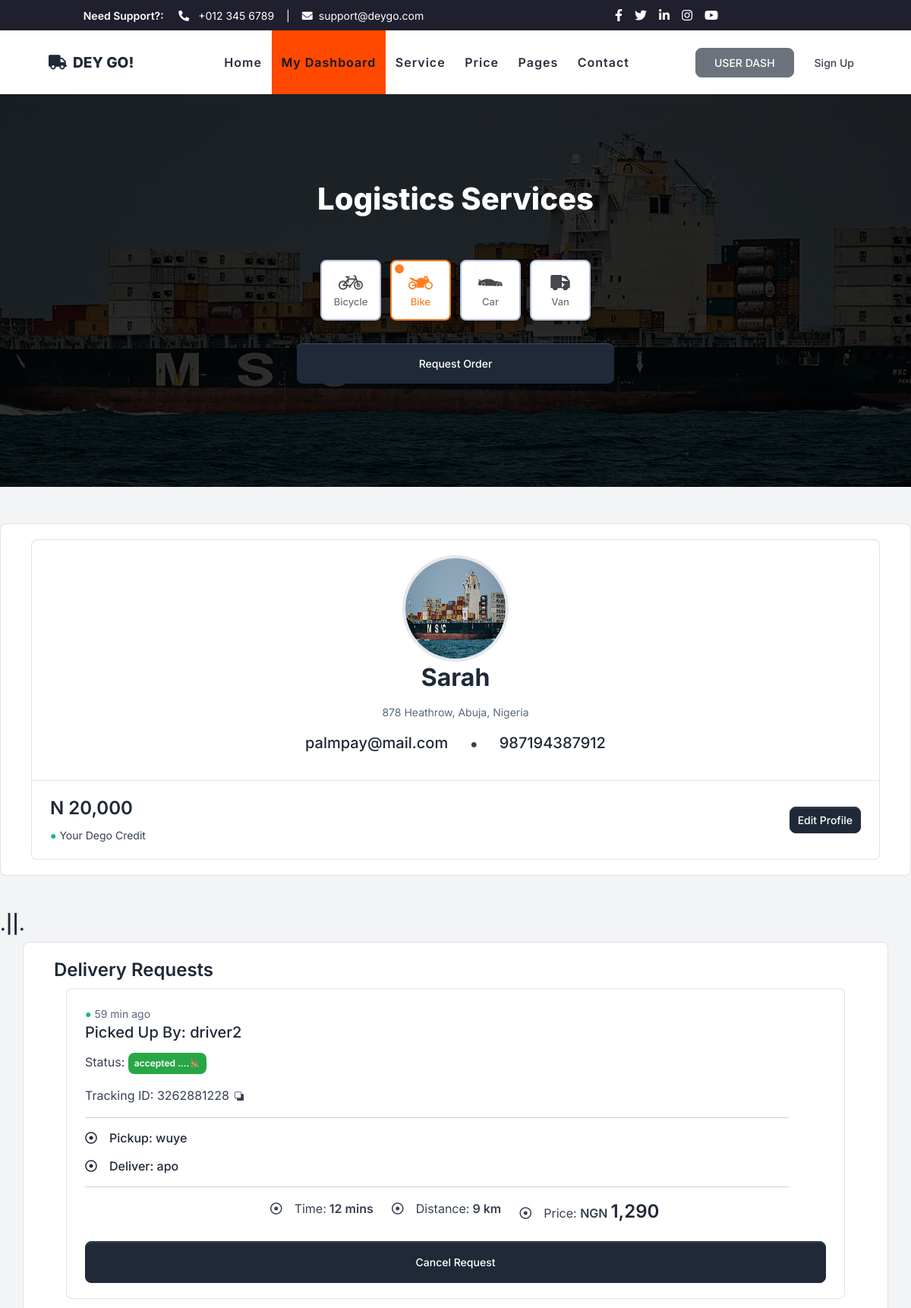
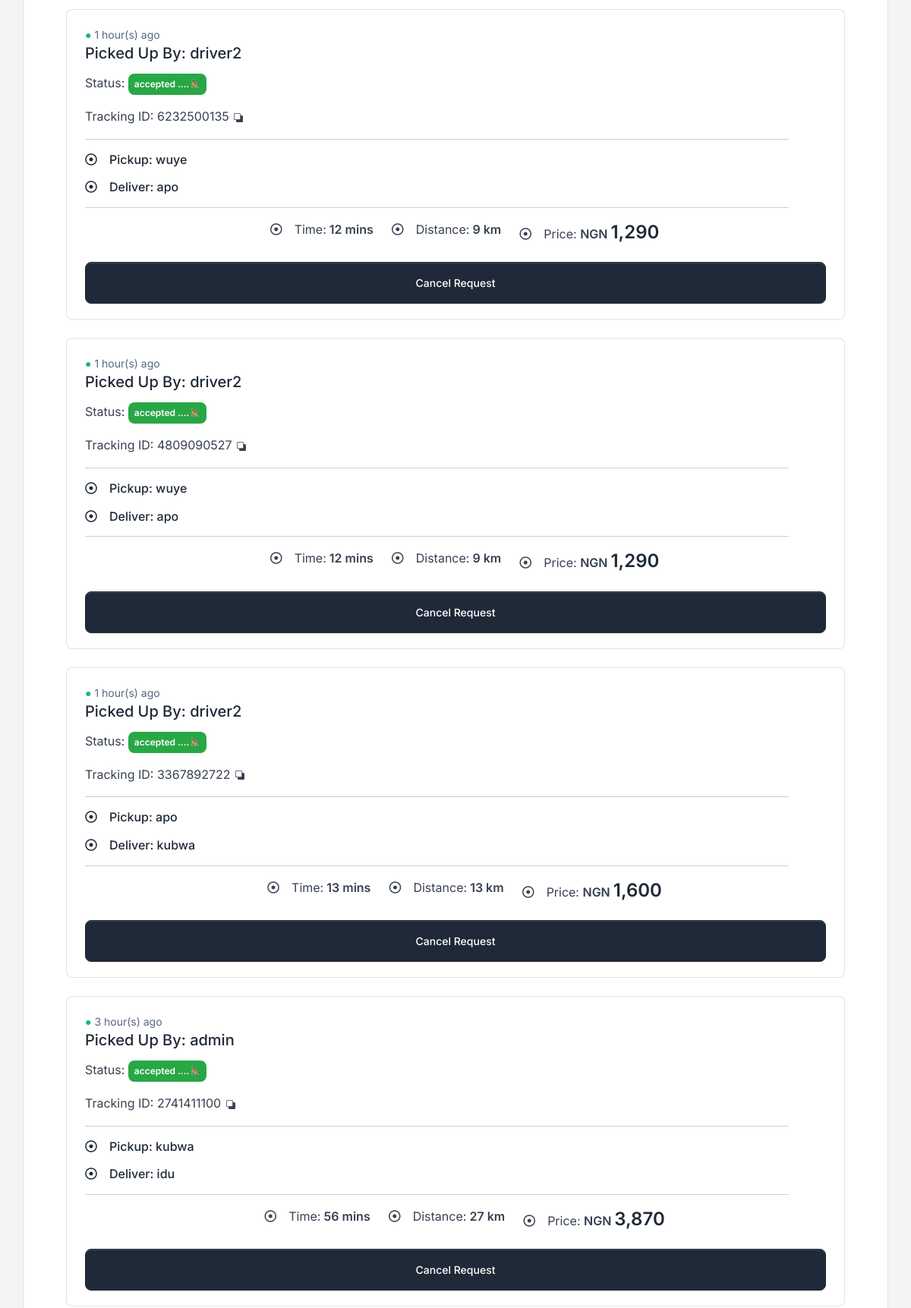
Screenshot of /user-dash (signed in, upper part) with the database file from the repository (2 pictures, top to bottom).
### auth.py (models this page shows, shortened)
class UserSignup(db.Model, UserMixin):
    __tablename__ = 'usersignup'
    id = db.Column(db.Integer, primary_key=True)
    full_name = db.Column(db.String)
    address = db.Column(db.String)
    phone = db.Column(db.Integer, unique=True, nullable=False)
    email = db.Column(db.String, unique=True, nullable=False)
    password = db.Column(db.String)
    con_password = db.Column(db.String)
    user = db.relationship('Orders', backref='order')

class Orders(db.Model):
    id = db.Column(db.Integer, primary_key=True)
    pickup = db.Column(db.String)
    dropoff = db.Column(db.String)
    delivery_time = db.Column(db.String)
    delivery_distance = db.Column(db.String)
    delivery_cost = db.Column(db.String)
    pickup_coord = db.Column(db.String)
    dropoff_coord = db.Column(db.String)
    placed_by = db.Column(db.String) #placed_by=current_user.name
    placed_by_id = db.Column(db.String) #placed_by=current_user.id
    time_created = db.Column(db.DateTime, default=datetime.now)
    track_id = db.Column(db.String, default=ran_id)
    status = db.Column(db.String(20), default='pending')
    driver_id = db.Column(db.Integer, db.ForeignKey('partnersignup.id'))
    user_id = db.Column(db.Integer, db.ForeignKey('usersignup.id'))
    accepted_by = db.Column(db.String)

class PartnerSignup(db.Model, UserMixin):
    __tablename__ = 'partnersignup'
    id = db.Column(db.Integer, primary_key=True)
    username = db.Column(db.String)
    email = db.Column(db.String, unique=True, nullable=False)
    password = db.Column(db.String)
    con_password = db.Column(db.String)
    driver_lat = db.Column(db.String)
    driver_lon = db.Column(db.String)
    driver = db.relationship('Orders', backref='partner')

### auth.py (the view, shortened to what this page needs)
@app.route("/user-dash", methods=["POST", "GET"])
@login_required
def user_dash():
    condition = True
    if session['type'] != 'user':
        flash("You currently do not have permission to access this page!", category='error')
        return redirect(url_for('home'))
    user_id = current_user.id
    order_qry = Orders.query.filter(Orders.order.has(id=user_id)).order_by(Orders.id.desc()).all()
    basecharge = 300
    cost_per_min = 30
    cost_per_km = 70
    timestamp = datetime.now()
    form = RequestOrderForm(request.form)
    return render_template("user-dash.html",
                           order_qry=order_qry,
                           form=form,
                           timestamp=timestamp,
                           condition=condition)

### auth.py (called while the page is built)
@login_manager.user_loader
def load_user(user_id):
    type = session.get('type')
    if type == 'user':
        user = UserSignup.query.get(int(user_id))
    elif type == 'partner':
        user = PartnerSignup.query.get(int(user_id))
    else:
        user = None
    return user

def total_seconds_filter(td):
    return td.total_seconds()

### templates/user-dash.html (shortened to what this page needs)
<!DOCTYPE html>
<html lang="en">
<head>
    <link href='https://api.tiles.mapbox.com/mapbox-gl-js/v2.13.0/mapbox-gl.css' rel='stylesheet' />
    <link rel="stylesheet" href="https://cdn.jsdelivr.net/npm/bootstrap-icons@1.10.5/font/bootstrap-icons.css">
    <link href="https://cdnjs.cloudflare.com/ajax/libs/font-awesome/5.10.0/css/all.min.css" rel="stylesheet">
    <link href="{{ url_for('static', filename='owl.carousel.min.css') }}" rel="stylesheet">
    <link href="{{ url_for('static', filename='style.css') }}" rel="stylesheet">
</head>
<body>
    <div class="container-fluid bg-dark">
        <div class="row py-2 px-lg-5">
            <div class="col-lg-6 text-center text-lg-left mb-2 mb-lg-0">
                <div class="d-inline-flex align-items-center text-white">
                    <small><b class="px-3">Need Support?: </b><i class="fa fa-phone-alt mr-2"></i> +012 345 6789</small>
                    <small class="px-3">|</small>
                    <small><i class="fa fa-envelope mr-2"></i>support@deygo.com</small>
                </div>
            </div>
            <div class="col-lg-6 text-center text-lg-right">
                <div class="d-inline-flex align-items-center">
                    <a class="text-white px-2" href="">
                        <i class="fab fa-facebook-f"></i>
                    </a>
                    <a class="text-white px-2" href="">
                        <i class="fab fa-twitter"></i>
                    </a>
                    <a class="text-white px-2" href="">
                        <i class="fab fa-linkedin-in"></i>
                    </a>
                    <a class="text-white px-2" href="">
                        <i class="fab fa-instagram"></i>
                    </a>
                    <a class="text-white pl-2" href="">
                        <i class="fab fa-youtube"></i>
                    </a>
                </div>
            </div>
        </div>
    </div>
    <div class="container-fluid p-0">
        <nav class="navbar navbar-expand-lg bg-light navbar-light py-3 py-lg-0 px-lg-5">
            <a href="index.html" class="navbar-brand ml-lg-3">
                <h1 class="m-0 display-5 text-uppercase text-primary"><i class="fa fa-truck mr-2"></i>DEY GO!</h1>
            </a>
            <div class="collapse navbar-collapse justify-content-between px-lg-3" id="navbarCollapse">
                <div class="navbar-nav m-auto py-0">
                    <a href="/home" class="nav-item nav-link">Home</a>
                    <a href="/" class="nav-item nav-link active">My Dashboard</a>
                    <a href="/" class="nav-item nav-link">Service</a>
                    <a href="/" class="nav-item nav-link">Price</a>
                    <div class="nav-item dropdown">
                        <a href="#" class="nav-link dropdown-toggle" data-toggle="dropdown">Pages</a>
                    </div>
                    <a href="/contact" class="nav-item nav-link">Contact</a>
                </div>
                <a href="" class="btn btn-primary py-2 px-4 d-none d-lg-block disabled">USER DASH</a>
                <li class="nav-item ms-2 d-none d-sm-block">
					<a href="#" class="btn btn-sm btn-primary-soft mb-0">Sign Up</a>
				</li>
            </div>
        </nav>
    </div>
    <div class="jumbotron jumbotron-fluid mb-5">
        <div class="container text-center py-5">
            <h1 class="text-white display-3 mb-5">Logistics  Services</h1>
    <div class="container radio-inputs">
		<label>
				<span class="radio-tile">
					<span class="radio-icon">
					</span>
					<span class="radio-label">Bicycle</span>
				</span>
		</label>
		<label>
			<span class="radio-tile">
				<span class="radio-icon">
				</span>
				<span class="radio-label">Bike</span>
			</span>
		</label>
		<label>
			<span class="radio-tile">
				<span class="radio-icon">
				</span>
				<span class="radio-label">Car</span>
			</span>
		</label>
        <label>
			<span class="radio-tile">
				<span class="radio-icon">
                </span>
				<span class="radio-label">Van</span>
			</span>
		</label>
</div>
<br>
            <div class="mx-auto" style="width: 100%; max-width: 600px;">
                <div class="container mb-4 w-75">
                    <div class="mb-4">
                        <button class="btn btn-primary btn-block border-0 py-3"  data-toggle="modal" data-target="#exampleModal">Request Order</button>
                    </div>
                </div>
            </div>
        </div>
    </div>
    <div class="container-fluid card">
        <div class="card-body">
          <div class="card mb-0">
            <div class="card-body text-center">
              <a href="../profile-posts.html" class="avatar avatar-xl card-avatar card-avatar-top">
                <img src="{{ url_for('static', filename='header.jpg') }}" class="avatar-img rounded-circle border border-4 border-card" style= "height:140px; width:140px;" alt="...">
              </a>
              <h2 class="card-title">
                <a href="../profile-posts.html">{{ current_user.full_name }}</a>
              </h2>
              <p class="small text-muted mb-3">
                {{ current_user.address }}, Abuja, Nigeria
              </p>
              <p class="card-text ">
                <span class="light text-muted">
                    <h5 style= "display: inline;"> {{ current_user.email }} </h5>
                </span>
                <span class="mr-4 ml-4" >●</span>
                <span class="bg-light text-muted">
                    <h5 style= "display: inline;"> {{ current_user.phone }}</h5>
                </span>
              </p>
            </div>
            <div class="card-footer card-footer-boxed">
              <div class="row align-items-center justify-content-between">
                <div class="col-auto">
                  <small>
                    <h4>  N 20,000</h4>
                    <span class="text-success">●</span> Your Dego Credit
                  </small>
                </div>
                <div class="col-auto">
                  <a href="#!" class="btn btn-sm btn-primary">
                    Edit Profile
                  </a>
                </div>
              </div>
            </div>
          </div>
        </div>
      </div>
<br>
<br>
<h4 id="demo1">.||.</h4>
<div class="container card">
    <div class="card-body">
    <h4> Delivery Requests </h4>
    {% if order_qry.id == None %}
    <p><i>You have no Delivery requests yet...</i></p>
        </div>
        </div>
    {%else%}
        {% for order_qry in order_qry %}
        <div class="container">
            <div class="card">
                <div class="card-body">
                    <span class="small text-muted mb-3 align-right"><span class="text-success">●</span>
                        {% set variable1 = timestamp %}
                        {% set variable2 = order_qry.time_created %}
                        {% set result = variable1 - variable2 %}
                        {% set result2 = result/60 %}
                        {% set resultmin = result2|total_seconds %}
                        {% set hours = resultmin/60 %}
                        {% set days = resultmin/1440 %}
                        {% if resultmin|int < 1 %} just now
                        {% elif resultmin|int == 1 %} 1 min ago
                        {% elif resultmin|int < 60  %} {{ resultmin|int }} min ago
                        {% elif resultmin|int < 1440 %} {{ hours|int }} hour(s) ago
                        {% else %} {{ days|int }} days ago
                        {% endif %}
                    </span>
                    {% if order_qry.status == 'canceled' %}
                    <h5 class="card-title"> YOU CANCELED THIS ORDER </h5>
                    {% elif order_qry.partner.username == NONE %}
                    <h5 class="card-title"><i> waiting for riders to accept request...🚴</i></h5>
                    {% else %}
                    <h5 class="card-title">Picked Up By: <a href="{{url_for("view_driver", id=order_qry.partner.id )}}">{{ order_qry.partner.username }}</a></h5>
                    {% endif %}
                {% if order_qry.status == 'accepted' %}
                    <p class="card-text">Status: <span class="badge badge-pill p-2 badge-success"> {{ order_qry.status }}   ....🚴</span> </p>
                {% elif order_qry.status == 'canceled' %}
                <p class="card-text">Status:<i> <span class="badge badge-pill p-2 badge-danger"> {{ order_qry.status }} </i></span> </p>
                {% else %}
                    <p class="card-text">Status: <span class="badge badge-pill badge-secondary"> {{ order_qry.status }} </span> </p>
                {% endif %}
                {% if order_qry.status == 'canceled' %}
                <p class="card-text"><i><s>Tracking ID: {{ order_qry.track_id }} </p></s></i>
                {% else %}
                <p class="card-text">Tracking ID: {{ order_qry.track_id }} <svg xmlns="http://www.w3.org/2000/svg" width="16" height="12" fill="currentColor" class="bi bi-back" viewBox="0 0 16 16">
                    <path d="M0 2a2 2 0 0 1 2-2h8a2 2 0 0 1 2 2v2h2a2 2 0 0 1 2 2v8a2 2 0 0 1-2 2H6a2 2 0 0 1-2-2v-2H2a2 2 0 0 1-2-2V2zm2-1a1 1 0 0 0-1 1v8a1 1 0 0 0 1 1h8a1 1 0 0 0 1-1V2a1 1 0 0 0-1-1H2z"/>
                </svg></p>
                {% endif %}
                <hr style="width:95%;text-align:left;margin-left:0">
                    <p><h6><i class="far fa-dot-circle text-primary mr-3"></i>Pickup: {{ order_qry.pickup }}</h6>
                    <p><h6><i class="far fa-dot-circle text-primary mr-3"></i>Deliver: {{ order_qry.dropoff }} </h6>
            <hr style="width:95%;text-align:left;margin-left:0">
                <div class="d-flex justify-content-center">
                    <div class="ml-4"><span class="far fa-dot-circle mr-3"></span>Time:<b> {{order_qry.delivery_time}} mins</b></div>
                    <div class="ml-4"><span class="far fa-dot-circle mr-3"></span>Distance:<b> {{order_qry.delivery_distance}} km </b> </div>
                    <div class="ml-4"><span class="far fa-dot-circle mr-3"></span>Price: <b>NGN <h4 style= "display: inline;"> {{order_qry.delivery_cost}} </h4></b></div>
                </div>
                <br>
                {% if order_qry.status == 'canceled' %}
                    <a href="" class="btn btn-primary w-100 p-3 disabled">You canceled this request</a>
                {% else %}
                <a class="btn btn-primary w-100 p-3" data-toggle="modal" data-target="#cancel-request-modal{{ order_qry.id }}">Cancel Request</a>
                {% endif %}
            </div>
        </div>
    </div>
            <br>
            {% endfor %}
        {%endif%}
    </div>
</div>
    <br>
    <br>
<link type="text/css" href="{{ url_for('static', filename="volt.css") }}" rel="stylesheet">
</body>
</html>

### templates/user-dash.html (style rules this page uses)
.radio-inputs { display: flex; justify-content: center; align-items: center; max-width: 350px; -webkit-user-select: none; -moz-user-select: none; -ms-user-select: none; user-select: none; }
.radio-inputs > * { margin: 6px; }
.radio-input:checked + .radio-tile { border-color: #ff7e22; box-shadow: 0 5px 10px rgba(0, 0, 0, 0.1); color: #ff7e22; }
.radio-input:checked + .radio-tile:before { transform: scale(1); opacity: 1; background-color: #ff7e22; border-color: #ff7e22; }
.radio-input:checked + .radio-tile .radio-icon svg { fill: #ff7e22; }
.radio-input:checked + .radio-tile .radio-label { color: #ff7e22; }
.radio-tile { display: flex; flex-direction: column; align-items: center; justify-content: center; width: 80px; min-height: 80px; border-radius: 0.5rem; border: 2px solid #b5bfd9; background-color: #fff; box-shadow: 0 5px 10px rgba(0, 0, 0, 0.1); transition: 0.15s ease; cursor: pointer; position: relative; }
.radio-tile:before { content: ""; position: absolute; display: block; width: 0.75rem; height: 0.75rem; border: 2px solid #b5bfd9; background-color: #fff; border-radius: 50%; top: 0.25rem; left: 0.25rem; opacity: 0; transform: scale(0); transition: 0.25s ease; }
.radio-icon svg { width: 2rem; height: 2rem; fill: #494949; }
.radio-label { color: #707070; transition: 0.375s ease; text-align: center; font-size: 13px; }

### rows the page displays
UserSignup: full_name "Sarah", address "878 Heathrow", email "palmpay@mail.com", phone "987194387912"
Orders: resultmin "59", partner.username "driver2", status "accepted", track_id "3262881228", pickup "wuye", dropoff "apo", delivery_time "12", delivery_distance "9", delivery_cost "1,290"
Orders: hours "1", partner.username "driver2", status "accepted", track_id "6232500135", pickup "wuye", dropoff "apo", delivery_time "12", delivery_distance "9", delivery_cost "1,290"
Orders: hours "1", partner.username "driver2", status "accepted", track_id "4809090527", pickup "wuye", dropoff "apo", delivery_time "12", delivery_distance "9", delivery_cost "1,290"
Orders: hours "1", partner.username "driver2", status "accepted", track_id "3367892722", pickup "apo", dropoff "kubwa", delivery_time "13", delivery_distance "13", delivery_cost "1,600"
Orders: hours "3", partner.username "admin", status "accepted", track_id "2741411100", pickup "kubwa", dropoff "idu", delivery_time "56", delivery_distance "27", delivery_cost "3,870"
